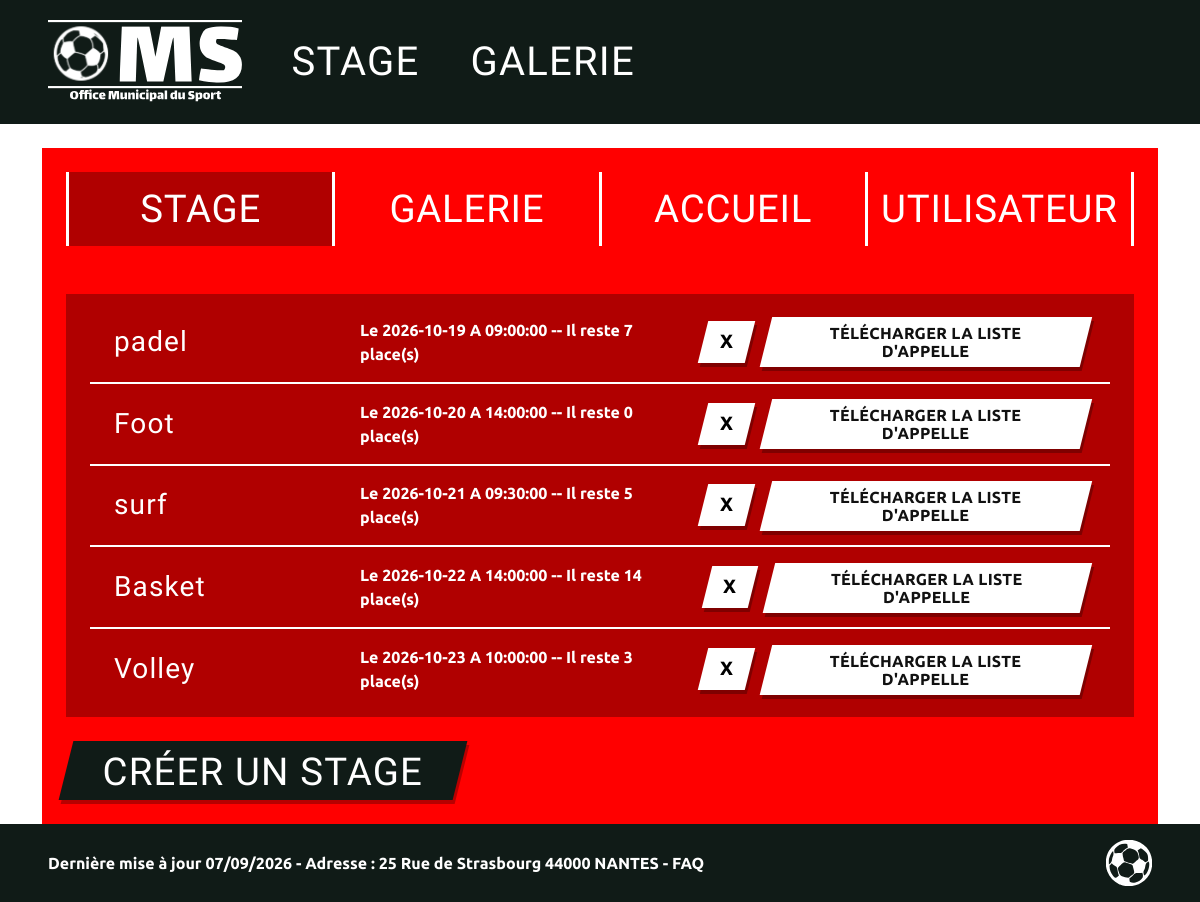
The app's page /Admin_Stage.php (signed in) with its own data.
### tables this page shows
CREATE TABLE Stage (
    id_stage      INTEGER     NOT NULL AUTO_INCREMENT,
    intitule      VARCHAR(100),
    type_activite VARCHAR(100),
    niveau_etude  VARCHAR(100),
    description   VARCHAR(255),
    nb_inscrits   INTEGER,
    nb_places     INTEGER,
    image_path    VARCHAR(255) COMMENT 'Chemin de l''image du stage (colonne simple, pas de FK)',
    date_stage    DATE            COMMENT 'Date du stage (affichée par le PHP)',
    heure_stage   TIME            COMMENT 'Heure du stage (affichée par le PHP)',
    PRIMARY KEY (id_stage)
);

### HTML/Admin_Stage.php (the view, shortened to what this page needs)
<?php
$pdo = new PDO('mysql:host=localhost;dbname=omstjj;charset=utf8mb4',
    'root', '', [PDO::ATTR_ERRMODE => PDO::ERRMODE_EXCEPTION]);
$stages = $pdo->query("SELECT * FROM stage")->fetchAll(PDO::FETCH_ASSOC);
?>
<!doctype html>
<html lang="fr">
<head>
  <link href="https://cdn.jsdelivr.net/npm/bootstrap@5.3.8/dist/css/bootstrap.min.css" rel="stylesheet">
</head>
<body>
  <header class="oms-header py-2">
    <div class="container-fluid px-4 px-lg-5 d-flex align-items-center" style="min-height:108px;">
      <a href="index.php" class="d-flex align-items-center me-4" aria-label="Accueil OMS">
        <img src="../Annexes/Images/logo_OMS.svg" alt="OMS – Office Municipal du Sport" class="oms-logo">
      </a>
      <nav class="d-flex align-items-center" aria-label="Navigation principale">
        <a class="nav-link" href="stage.php">Stage</a>
        <a class="nav-link" href="galerie.php">Galerie</a>
      </nav>
    </div>
  </header>
  <main class="oms-main pt-4 pb-0">
    <div class="container">
      <section class="oms-rouge p-4 p-lg-4">
        <nav class="oms-tabs mb-4 mb-lg-5" aria-label="Navigation administration">
          <span class="oms-sep" aria-hidden="true"></span>
          <a class="oms-tab actif" href="Admin_Stage.php" aria-current="page">Stage</a>
          <span class="oms-sep" aria-hidden="true"></span>
          <a class="oms-tab" href="Admin_Galerie.php">Galerie</a>
          <span class="oms-sep" aria-hidden="true"></span>
          <a class="oms-tab" href="Admin_Accueil.php">Accueil</a>
          <span class="oms-sep" aria-hidden="true"></span>
          <a class="oms-tab" href="Admin_Utilisateur.php">Utilisateur</a>
          <span class="oms-sep" aria-hidden="true"></span>
        </nav>
        <div class="oms-liste px-3 px-lg-4 py-2 mb-4">
        <?php foreach ($stages as $stage): ?>
        <form class="oms-ligne " action="delete_stage.php" method="post">
            <span class="oms-sport"><?php echo htmlspecialchars($stage['intitule']); ?></span>
            <span class="oms-date">Le <?php echo htmlspecialchars($stage['date_stage']); ?> A <?php echo htmlspecialchars($stage['heure_stage']); ?> -- Il reste <?php echo htmlspecialchars($stage['nb_places'] - $stage['nb_inscrits']); ?> place(s)</span>
            <button type="submit" class="oms-btn oms-btn--x" aria-label="Supprimer le stage <?php echo htmlspecialchars($stage['intitule']); ?>"><span>X</span></button>
            <button type="button" class="oms-btn oms-btn--blanc"><span>Télécharger la liste d'appelle</span></button>
        </form>
        <?php endforeach; ?>
        </div>
        <div>
          <a href="Admin_création_stage.php" type="button" class="oms-btn" ><span>Créer un stage</span></a>
        </div>
      </section>
    </div>
  </main>
  <footer class="oms-footer">
    <div class="container-fluid px-4 px-lg-5 d-flex align-items-center justify-content-between py-3">
      <p class="mb-0 fw-bold" style="font-size:1rem;">
        Dernière mise à jour 07/09/2026 - Adresse : 25 Rue de Strasbourg 44000 NANTES -
        <a href="#" class="text-white text-decoration-none">FAQ</a>
      </p>
      <img src="../Annexes/Images/logo_ball_oms.svg" alt="" class="ballon" aria-hidden="true">
    </div>
  </footer>
</body>
</html>

### HTML/Admin_Stage.php (style rules this page uses)
:root { --oms-rouge:#ff0000; --oms-rouge-fonce:#b00000; --oms-sombre:#101b17; }
body { display:flex;flex-direction:column;min-height:100vh; font-family:'Ubuntu',Arial,Helvetica,sans-serif; background:#fff; }
main { flex:1 0 auto; }
.oms-header { background:var(--oms-sombre); }
.oms-logo { display:block;height:84px;width:auto; }
.oms-header .nav-link { color:#fff;text-decoration:none;text-transform:uppercase; font-family:'Lalezar',sans-serif;font-size:2.5rem;line-height:1; letter-spacing:.03em;padding:.3rem 1.6rem; }
.oms-rouge { background:var(--oms-rouge); }
.oms-main { display:flex;flex-direction:column; }
.oms-main>.container { display:flex;flex-direction:column;flex:1 1 auto; }
.oms-main>.container>section { flex:1 1 auto;display:flex;flex-direction:column; }
.oms-tabs { display:flex;align-items:stretch; }
.oms-tab { flex:1 1 0;display:flex;align-items:center;justify-content:center; padding:1.1rem 0;color:#fff;text-decoration:none;text-transform:uppercase; font-family:'Lalezar',sans-serif;font-size:2.4rem;line-height:1;letter-spacing:.02em; }
.oms-tab.actif { background:var(--oms-rouge-fonce); }
.oms-sep { flex:0 0 3px;background:#fff; }
.oms-liste { background:var(--oms-rouge-fonce); }
.oms-ligne { display:flex;align-items:center;gap:1rem;padding:.95rem 1.5rem; }
.oms-ligne + .oms-ligne { border-top:2px solid #fff; }
.oms-sport { font-family:'Lalezar',sans-serif;font-size:1.75rem;color:#fff;letter-spacing:.04em;min-width:230px; }
.oms-date { flex:1 1 auto;color:#fff;font-weight:700;font-size:auto rem; }
.oms-btn { display:inline-block;border:0;border-radius:0;cursor:pointer; background:var(--oms-sombre);color:#fff; font-family:'Lalezar',sans-serif;font-size:2.4rem;line-height:1.1; letter-spacing:.03em;text-transform:uppercase; padding:.6rem 2.3rem .45rem;transform:skewX(-14deg); box-shadow:3px 4px 0 rgba(0,0,0,.28); }
.oms-btn>span { display:inline-block;transform:skewX(14deg); }
.oms-btn--blanc { background:#fff;color:#111;font-family:'Ubuntu',sans-serif;font-weight:700; font-size:1rem;padding:.5rem 1.4rem .4rem;letter-spacing:.02em; }
.oms-btn--x { width:48px;height:42px;padding:0;background:#fff;color:#000; font-family:'Ubuntu',sans-serif;font-weight:900;font-size:1.2rem; display:inline-flex;align-items:center;justify-content:center; }
.oms-footer { background:var(--oms-sombre);color:#fff;flex-shrink:0; }
.oms-footer .ballon { width:46px;height:46px;display:block; }

### records on screen
stage: intitule "padel", date_stage "2026-10-19", heure_stage "09:00:00", $stage['nb_places'] - $stage['nb_inscrits'] "7"
stage: intitule "Foot", date_stage "2026-10-20", heure_stage "14:00:00", $stage['nb_places'] - $stage['nb_inscrits'] "0"
stage: intitule "surf", date_stage "2026-10-21", heure_stage "09:30:00", $stage['nb_places'] - $stage['nb_inscrits'] "5"
stage: intitule "Basket", date_stage "2026-10-22", heure_stage "14:00:00", $stage['nb_places'] - $stage['nb_inscrits'] "14"
stage: intitule "Volley", date_stage "2026-10-23", heure_stage "10:00:00", $stage['nb_places'] - $stage['nb_inscrits'] "3"
